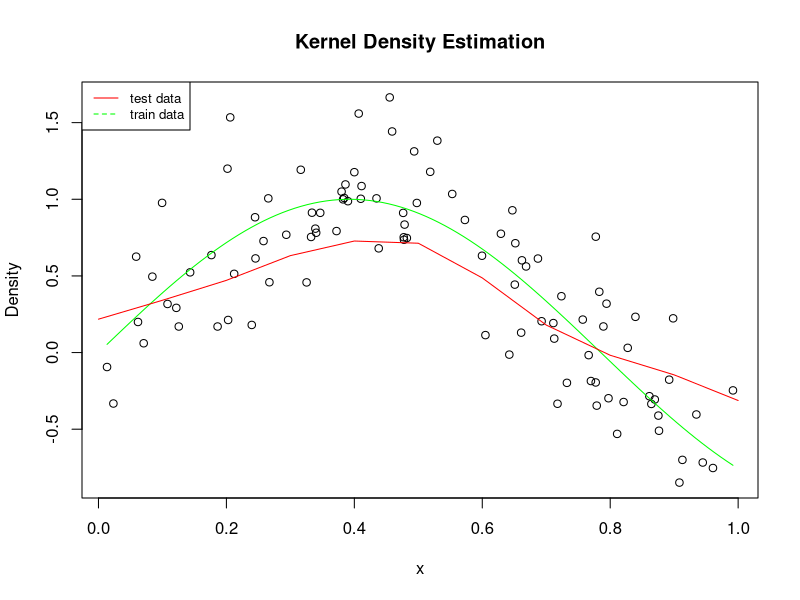
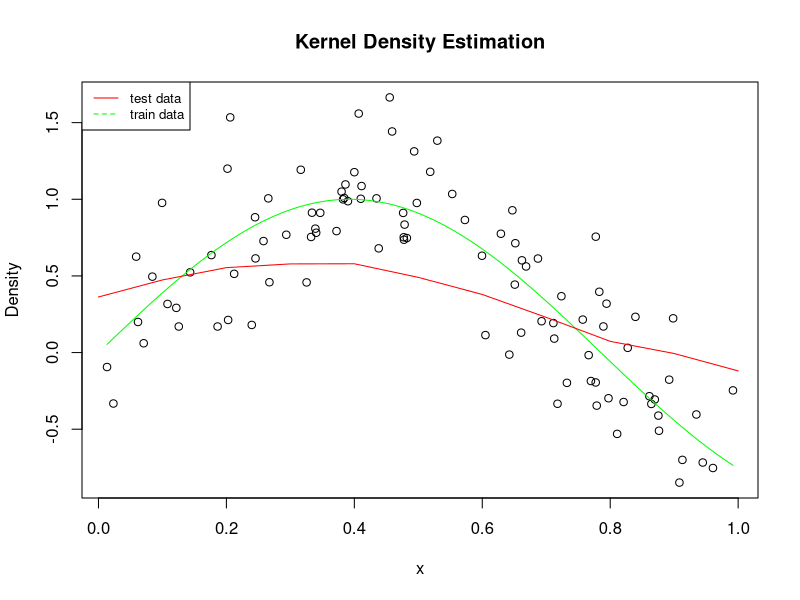
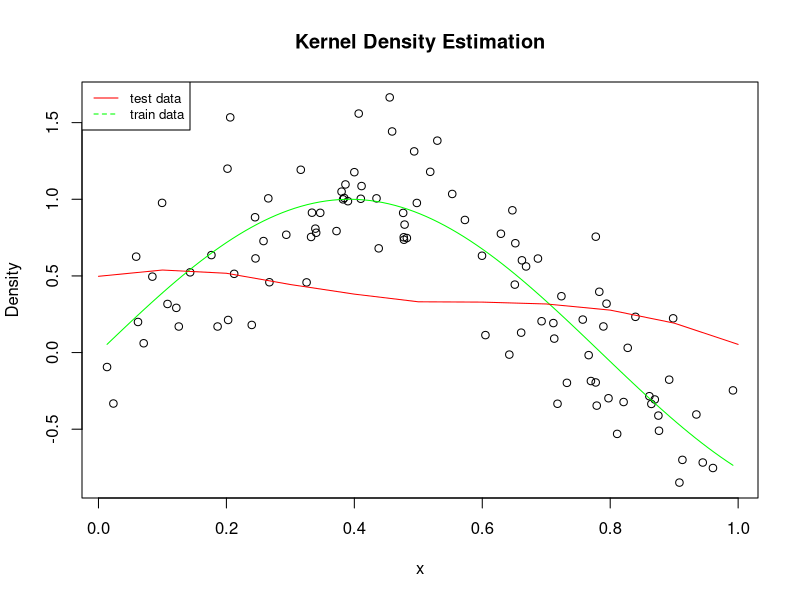

The R script that drew these images, in order:
## ---- chunk 1
set.seed(1)
x = runif(100)
e = rnorm(100, sd = 1/3)
y = sin(4*x) + e

data_1 = data.frame(x,y)


kt = function(t = 0){
  
  w = 0.75*(1-t^2)
  k = ifelse(w >= 0, w, 0)
  return(k)
}

kernel_e = function(origin = 0.6, h = 0.15, data = data_1){
  subset_x = data[data[,1]> (origin - h) & data[,1] < (origin + h) ,1]
  subset_y = data[data[,1]> (origin - h) & data[,1] < (origin + h) ,2]
  
  ybar = mean(sapply(1:length(subset_x), function(i) kt(subset_x[i] - origin) * subset_y[i]))
  return(ybar)
}
## ---- chunk 2
#' Fit a kernel
#'
#' @description This function passes parameters to the kernel function.
#' @param x training data
#' @param h bandwidth
#' @param x_new test data
#' @return fitted data
#' @importFrom stats as.formula model.matrix terms
#' @examples
#' kern_density(runif(100),0.15,seq(0,1, by = 0.1))
#' @export
kern_density = function(x,h,x_new){
  
   set.seed(1)
   x = x
   e = rnorm(100, sd = 1/3)
   y = sin(4*x) + e
  
   data_2 = data.frame(x,y)

  x_kernel_e = x_new
  y_kernel_e = sapply(1:length(x_kernel_e), function(i) kernel_e(x_kernel_e[i],h,data = data_2))
  
  plot(x,y, ylab = "Density",main = "Kernel Density Estimation")
  curve(sin(4*x),add = TRUE, col = "green")
  lines(x_kernel_e,y_kernel_e, col = "red")
  legend("topleft", legend=c("test data", "train data"),
       col=c("red", "green"), lty=1:2, cex=0.8)
  return(y_kernel_e)
}

kern_density(runif(100),0.15,seq(0,1, by = 0.1))
kern_density(runif(100),0.3,seq(0,1, by = 0.1))
kern_density(runif(100),0.5,seq(0,1, by = 0.1))
## ---- chunk 3

# KKT condition function
check_kkt <- function(y, X, b, lambda) {
  resids <- y - X %*% b 
  s <- apply(X, 2, function(xj) crossprod(xj, resids)) / lambda / nrow(X)
  (b == 0) & (abs(s) >= 1)
}
library(glmnet)

# use iris as dataset
x <- scale(model.matrix(Sepal.Length ~. -1, iris))
y <- iris[,1]

# implement lasso (set alpha to 0)
library(glmnet)
lasso_reg_with_screening <- function(x, y){
  m1 <- cv.glmnet(x,y,alpha=1)
  lambda <- m1$lambda.1se
  b <- m1$glmnet.fit$beta[, m1$lambda == lambda]
  print(b)
  check_kkt(y, x, b, lambda)
}
lasso_reg_with_screening(x, y)
